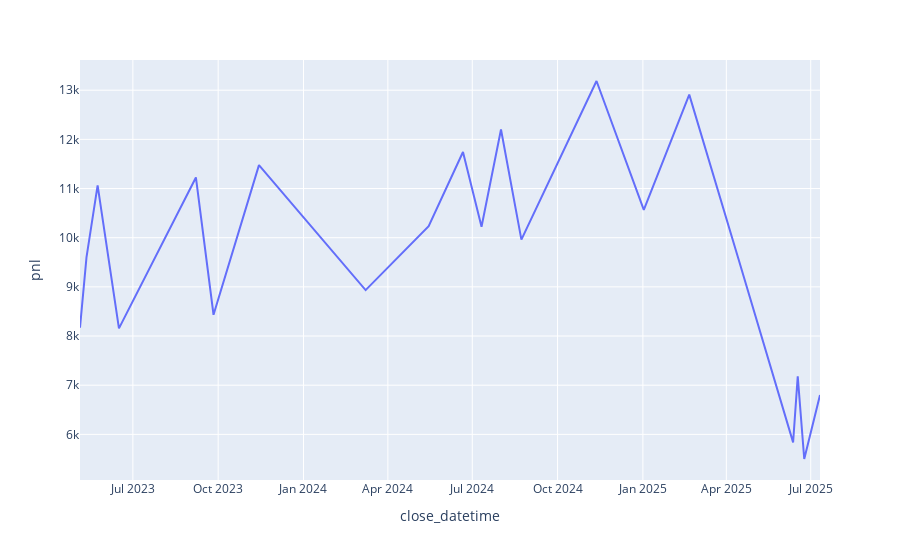

The notebook cell this image was saved under:
### Code cell
# visualizing the results of the backtest
px.line(result, x='close_datetime', y='pnl')

### Figure 1 — Plotly figure (JSON) as saved in the notebook; plotly's stock layout.template omitted (floating-point values rounded to 4 significant figures)
{"data": [{"hovertemplate": "close_datetime=%{x}<br>pnl=%{y}<extra></extra>", "legendgroup": "", "line": {"color": "#636efa", "dash": "solid"}, "marker": {"symbol": "circle"}, "mode": "lines", "name": "", "orientation": "v", "showlegend": false, "type": "scatter", "x": ["2023-05-05T00:00:00.000000000", "2023-05-12T00:00:00.000000000", "2023-05-24T00:00:00.000000000", "2023-06-16T00:00:00.000000000", "2023-09-07T00:00:00.000000000", "2023-09-26T00:00:00.000000000", "2023-11-14T00:00:00.000000000", "2024-03-08T00:00:00.000000000", "2024-05-15T00:00:00.000000000", "2024-06-21T00:00:00.000000000", "2024-07-11T00:00:00.000000000", "2024-08-01T00:00:00.000000000", "2024-08-23T00:00:00.000000000", "2024-11-12T00:00:00.000000000", "2025-01-02T00:00:00.000000000", "2025-02-20T00:00:00.000000000", "2025-04-14T00:00:00.000000000", "2025-06-12T00:00:00.000000000", "2025-06-17T00:00:00.000000000", "2025-06-24T00:00:00.000000000", "2025-07-11T00:00:00.000000000"], "xaxis": "x", "y": [8169.0, 9600.0, 11060.0, 8155.0, 11230.0, 8433.0, 11480.0, 8934.0, 10240.0, 11740.0, 10220.0, 12200.0, 9961.0, 13190.0, 10570.0, 12910.0, 9574.0, 5838.0, 7178.0, 5499.0, 6801.0], "yaxis": "y"}], "layout": {"legend": {"tracegroupgap": 0}, "margin": {"t": 60}, "xaxis": {"anchor": "y", "domain": [0, 1], "title": {"text": "close_datetime"}}, "yaxis": {"anchor": "x", "domain": [0, 1], "title": {"text": "pnl"}}}}
